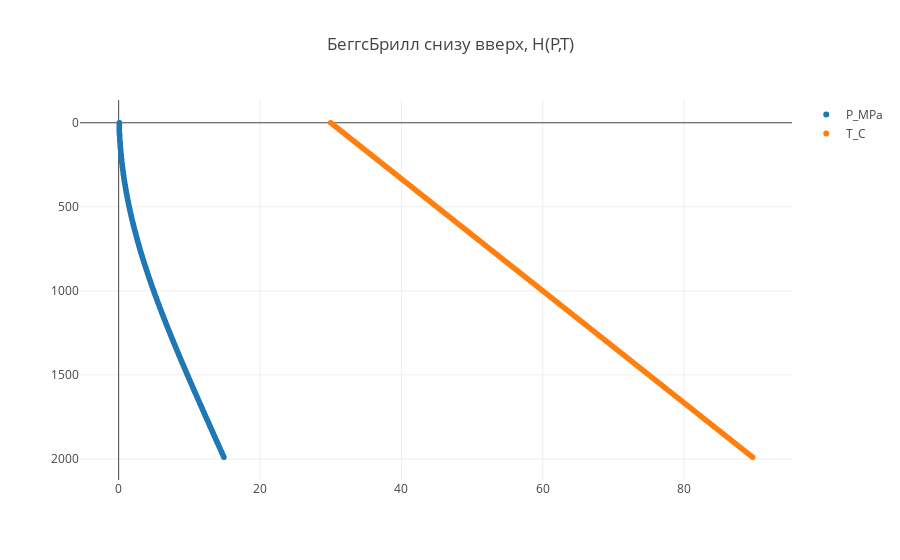

Notebook cell for this chart:
### Markdown cell above
Построение графиков

### Code cell
tracep = go.Scattergl(
    x = pipe_data.p_list,
    y = pipe_data.h_list,
    name = 'P_MPa',
    mode = 'markers'
)

tracet = go.Scattergl(
    x = pipe_data.t_list,
    y = pipe_data.h_list,
    name = 'T_C',
    mode = 'markers'
)

data = [tracep, tracet]

plot()

### Figure 1 — Plotly figure (JSON) as saved in the notebook; plotly's stock layout.template omitted (floating-point values rounded to 4 significant figures; data arrays with more than 128 entries replaced by an {"elided": "..."} marker saying what was removed)
{"data": [{"mode": "markers", "name": "P_MPa", "type": "scattergl", "uid": "39c4bd6d-3e68-4c26-91c7-05af1dc064cc", "x": {"elided": "200 float values"}, "y": {"elided": "200 int values"}}, {"mode": "markers", "name": "T_C", "type": "scattergl", "uid": "a70d4c33-753e-42ef-844f-79f14234a40b", "x": {"elided": "200 float values"}, "y": {"elided": "200 int values"}}], "layout": {"title": {"text": "БеггсБрилл снизу вверх, H(P,T)"}, "yaxis": {"autorange": "reversed"}}}
